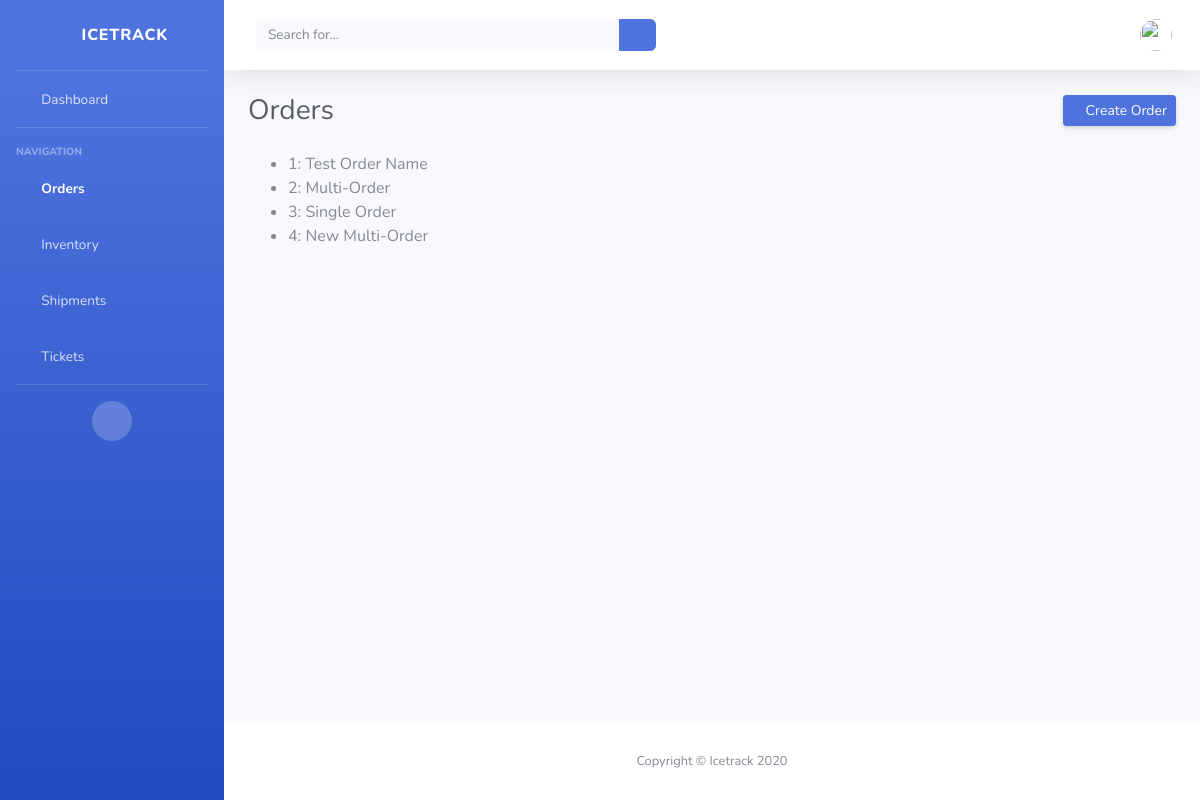
Screenshot of /orders/ with the database file from the repository.
### icetrack/models.py (models this page shows, shortened)
class Order(models.Model):
    STATUS_CHOICES = [
        ('Placed', 'Placed'),
        ('Fulfilled', 'Fulfilled'),
        ('Canceled', 'Canceled'),
    ]
    name = models.CharField(max_length=50, blank=True, null=True)
    items = models.ManyToManyField('Inventory', blank=True, through='OrderItem')
    status = models.CharField(max_length=10, choices=STATUS_CHOICES, default='Placed')
    order_date = models.DateTimeField(auto_now_add=True, auto_now=False)

### icetrack/views.py (the view)
# urls.py: path('orders/', OrdersPageView.as_view(), name="orders"),
class OrdersPageView(ListView):
    model = Order
    template_name = 'orders.html'
    context_object_name = 'all_orders_list'

### templates/orders.html (shortened to what this page needs)
{% extends 'base_authenticated.html' %}
{% block content%}
<div class="container-fluid">
    <div class="d-sm-flex align-items-center justify-content-between mb-4">
        <h1 class="h3 mb-0 text-gray-800">Orders</h1>
        <a href="{% url 'create_order' %}" class="d-none d-sm-inline-block btn btn-sm btn-primary shadow-sm"><i class="fas fa-plus fa-sm text-white-50"></i> Create Order</a>
    </div>
    <ul>
        {% for order in all_orders_list %}
            <li>{{ order.id }}: {{ order.name }}</li>
        {% endfor %}
    </ul>
</div>
{% endblock content %}

### rows the page displays
Order: id "1", name "Test Order Name"
Order: id "2", name "Multi-Order"
Order: id "3", name "Single Order"
Order: id "4", name "New Multi-Order"
